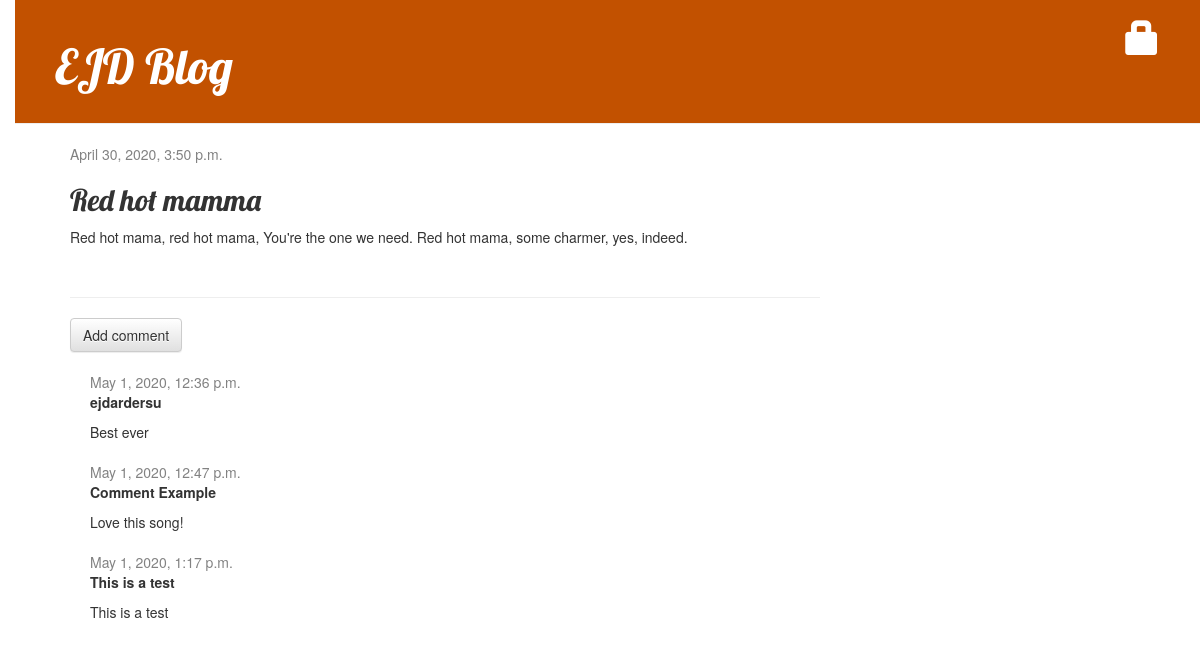
The page /post/10/ on the database its author committed.
### blog/models.py (models this page shows, shortened)
class Post(models.Model): # class is a keyword to define objects, we are defining a model named Post
	author = models.ForeignKey(settings.AUTH_USER_MODEL, on_delete=models.CASCADE)
	title = models.CharField(max_length=200)
	text = models.TextField()
	created_date = models.DateTimeField(default=timezone.now)
	published_date = models.DateTimeField(blank=True, null=True)

class Comment(models.Model):
    post = models.ForeignKey('blog.Post', on_delete=models.CASCADE, related_name='comments')
    author = models.CharField(max_length=200)
    text = models.TextField()
    created_date = models.DateTimeField(default=timezone.now)
    approved_comment = models.BooleanField(default=False)

### blog/views.py (the view)
# urls.py: path('post/<int:pk>/', views.post_detail, name='post_detail'),
def post_detail(request, pk):
    post = get_object_or_404(Post, pk=pk)
    return render(request, 'blog/post_detail.html', {'post': post})

### blog/templates/blog/post_detail.html (shortened to what this page needs)
{% extends 'blog/base.html' %}
{% block content %}
    <div class="post">
        {% if post.published_date %}
            <div class="date">
                {{ post.published_date }}
            </div>
        {% else %}
            <a class="btn btn-default" href="{% url 'post_publish' pk=post.pk %}">Publish</a>
        {% endif %}
        <h2>{{ post.title }}</h2>
        <p>{{ post.text|linebreaksbr }}</p>
    </div>
    <hr>
    <a class="btn btn-default" href="{% url 'add_comment_to_post' pk=post.pk %}">Add comment</a>
        {% for comment in post.comments.all %}
            {% if user.is_authenticated or comment.approved_comment %}
            <div class="comment">
                <div class="date">
                    {{ comment.created_date }}
                </div>
                <strong>{{ comment.author }}</strong>
                <p>{{ comment.text|linebreaks }}</p>
            </div>
            {% endif %}
        {% empty %}
            <p>No comments here yet :(</p>
        {% endfor %}
{% endblock %}

### blog/static/css/blog.css (style rules this page uses)
body { padding-left: 15px; }
h1, h2, h3, h4 { font-family: 'Lobster', cursive; }
.date { color: #828282; }
.post { margin-bottom: 50px; }
.comment { margin: 20px 0px 20px 20px; }

### rows shown on the page
Post: published_date "April 30, 2020, 3:50 p.m.", title "Red hot mamma", text "Red hot mama, red hot mama, You're the one we need. Red hot mama, some charmer, yes, indeed."
Comment: created_date "May 1, 2020, 12:36 p.m.", author "ejdardersu", text "Best ever"
Comment: created_date "May 1, 2020, 12:47 p.m.", author "Comment Example", text "Love this song!"
Comment: created_date "May 1, 2020, 1:17 p.m.", author "This is a test", text "This is a test"
